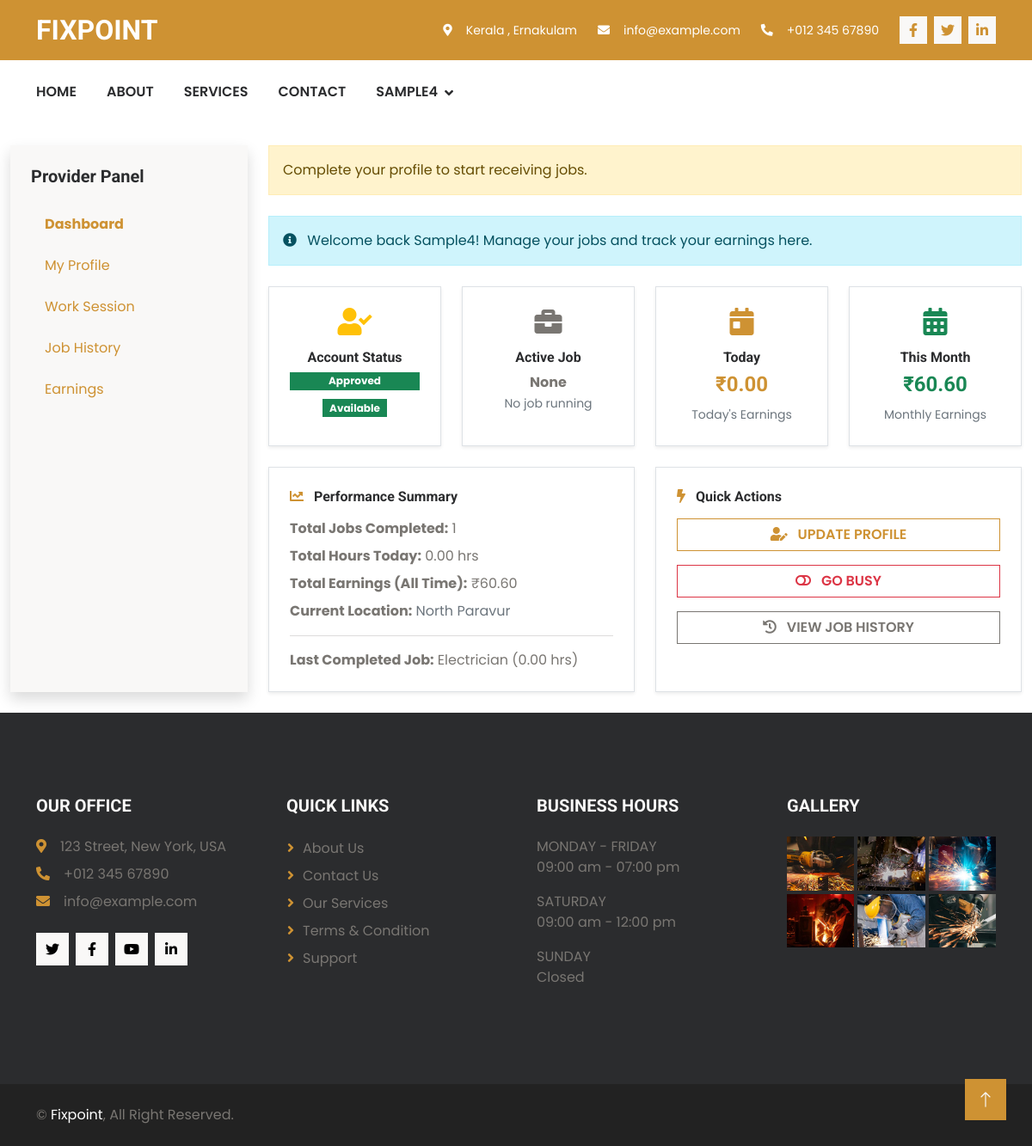
/FixPoint/service_provider_dashboard/ (signed in), run on an earlier commit of the app's database.
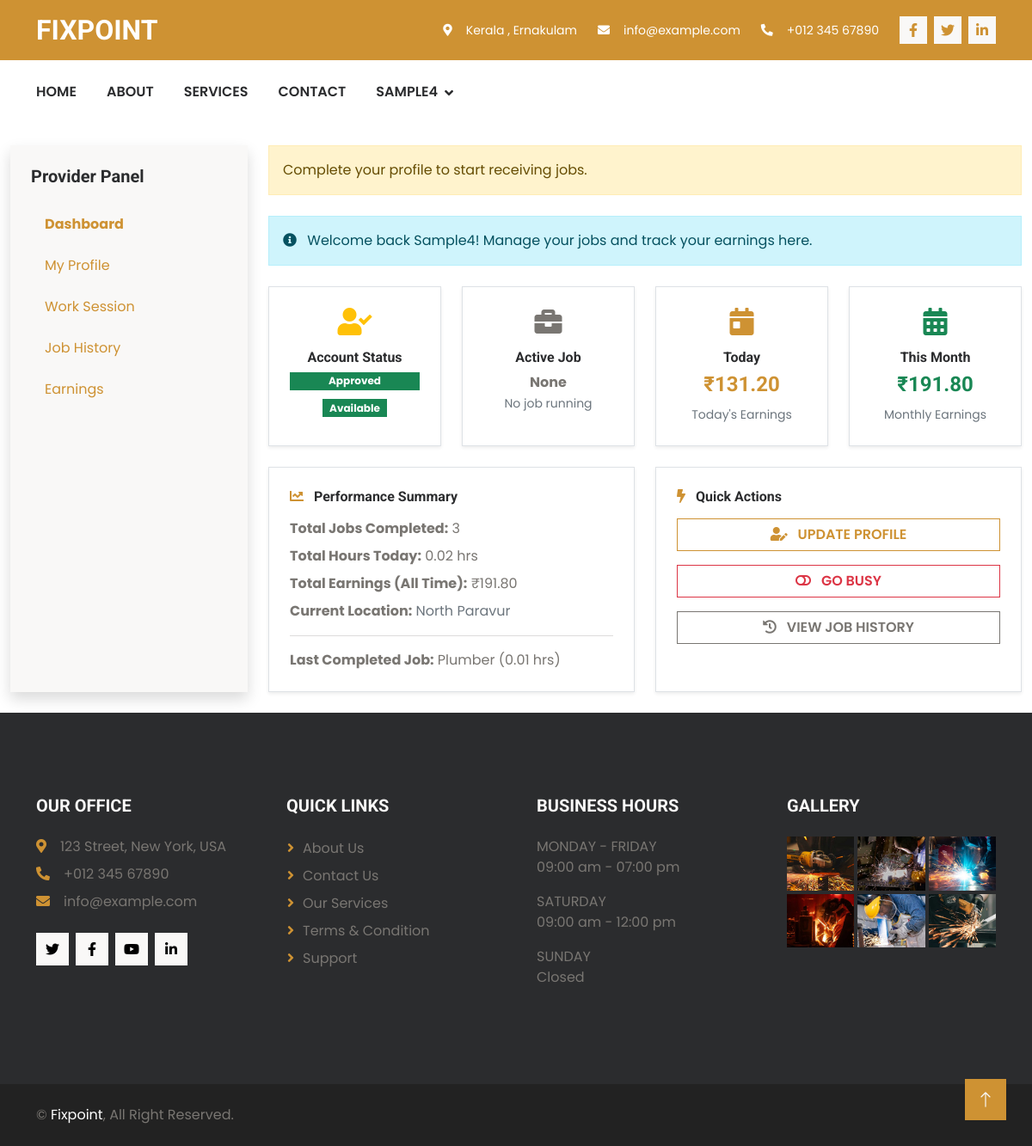
And on a later commit of the database.
### UserApp/models.py (models this page shows, shortened)
class ServiceBookingDb(models.Model):
    STATUS_CHOICES = (
        ('PENDING', 'Pending'),
        ('ACCEPTED', 'Accepted'),
        ('IN_PROGRESS', 'In Progress'),
        ('COMPLETED', 'Completed'),
        ('CANCELLED', 'Cancelled'),
    )
    customer = models.ForeignKey(
        CustomerProfileDb,
        on_delete=models.CASCADE,
        related_name="customer_bookings"
    )
    service_provider = models.ForeignKey(
        ServiceProviderProfileDb,
        on_delete=models.CASCADE,
        related_name="provider_bookings"
    )
    service_type = models.CharField(max_length=100)
    booking_date = models.DateTimeField(auto_now_add=True)
    start_time = models.DateTimeField(null=True, blank=True)
    end_time = models.DateTimeField(null=True, blank=True)
    total_time = models.FloatField(null=True, blank=True)
    total_amount = models.DecimalField(
        max_digits=10,
        decimal_places=2,
        null=True,
        blank=True
    )
    status = models.CharField(
        max_length=20,
        choices=STATUS_CHOICES,
        default='PENDING'
    )
    travel_distance = models.DecimalField(
        max_digits=6,
        decimal_places=2,
        null=True,
        blank=True
    )

### UserApp/views.py (the view)
# urls.py: path("service_provider_dashboard/",views.service_provider_dashboard,name="service_provider_dashboard"),
@login_required(login_url="user_authentication")
def service_provider_dashboard(request):
    user_profile = get_object_or_404(UserDb, user=request.user)
    if request.user.profile.user_role != "SERVICE_PROVIDER":
        messages.error(request, "Unauthorized access.")
        return redirect("home")
    profile = ServiceProviderProfileDb.objects.filter(
        user=user_profile
    ).first()
    if not profile:
        messages.info(request, "Please complete your profile first.")
        return redirect("manage_service_provider_profile")
    bookings = ServiceBookingDb.objects.filter(
        service_provider=profile
    ).select_related("customer", "payment").order_by("-booking_date")
    active_job = bookings.filter(status="IN_PROGRESS").first()
    today = timezone.now().date()
    current_month = today.month
    current_year = today.year
    today_earnings = bookings.filter(
        status="COMPLETED",
        payment__payment_status="SUCCESS",
        booking_date__date=today
    ).aggregate(total=Sum("total_amount"))["total"] or 0
    monthly_earnings = bookings.filter(
        status="COMPLETED",
        payment__payment_status="SUCCESS",
        booking_date__month=current_month,
        booking_date__year=current_year
    ).aggregate(total=Sum("total_amount"))["total"] or 0
    total_earnings = bookings.filter(
        status="COMPLETED",
        payment__payment_status="SUCCESS"
    ).aggregate(total=Sum("total_amount"))["total"] or 0
    total_jobs = bookings.filter(status="COMPLETED").count()
    total_hours_today = bookings.filter(
        status="COMPLETED",
        booking_date__date=today
    ).aggregate(total=Sum("total_time"))["total"] or 0
    last_job = bookings.filter(status="COMPLETED").first()
    service_categories = ServiceCategoryDb.objects.all()
    context = {
        "profile": profile,
        "bookings": bookings,
        "active_job": active_job,
        "today_earnings": today_earnings,
        "monthly_earnings": monthly_earnings,
        "total_earnings": total_earnings,
        "total_jobs": total_jobs,
        "last_job": last_job,
        "total_hours_today": total_hours_today,
        "service_categories": service_categories,
    }
    return render(request, "service-provider-dashboard.html", context)

### UserApp/templates/service-provider-dashboard.html (shortened to what the changed rows need)
{% extends 'user-app-base.html' %}
{% load static %}
{% block content %}
<div class="container-fluid py-4">
    <div class="row">
        <div class="col-lg-9 col-md-8">
            <div id="dashboard" class="section">
                <div class="row g-4 mb-4">
                    <div class="col-md-3">
                        <div class="bg-white rounded shadow-sm p-4 text-center h-100 border">
                            <i class="fa fa-calendar-day fa-2x text-primary mb-3"></i>
                            <h6 class="fw-semibold">Today</h6>
                            <h4 class="fw-bold text-primary">
                                ₹{{ today_earnings|floatformat:2 }}
                            </h4>
                            <small class="text-muted">Today's Earnings</small>
                        </div>
                    </div>
                    <div class="col-md-3">
                        <div class="bg-white rounded shadow-sm p-4 text-center h-100 border">
                            <i class="fa fa-calendar-alt fa-2x text-success mb-3"></i>
                            <h6 class="fw-semibold">This Month</h6>
                            <h4 class="fw-bold text-success">
                                ₹{{ monthly_earnings|floatformat:2 }}
                            </h4>
                            <small class="text-muted">Monthly Earnings</small>
                        </div>
                    </div>
                </div>
                <div class="row g-4">
                    <div class="col-md-6">
                        <div class="bg-white rounded shadow-sm p-4 h-100 border">
                            <h6 class="fw-semibold mb-3">
                                <i class="fa fa-chart-line me-2 text-primary"></i>
                                Performance Summary
                            </h6>
                            <p class="mb-2">
                                <strong>Total Jobs Completed:</strong>
                                {{ total_jobs }}
                            </p>
                            <p class="mb-2">
                                <strong>Total Hours Today:</strong>
                                {{ total_hours_today|floatformat:2 }} hrs
                            </p>
                            <p class="mb-2">
                                <strong>Total Earnings (All Time):</strong>
                                ₹{{ total_earnings|floatformat:2 }}
                            </p>
                            <p class="mb-0">
                                <strong>Current Location:</strong>
                                <span class="text-muted">
                                </span>
                            </p>
                            <hr>
                            <p class="mb-0">
                                <strong>Last Completed Job:</strong>
                                {% if last_job %}
                                    {{ last_job.service_type }}
                                    ({{ last_job.total_time|floatformat:2 }} hrs)
                                {% else %}
                                    None
                                {% endif %}
                            </p>
                        </div>
                    </div>
                </div>
            </div>
        </div>
    </div>
</div>
{% endblock %}

What changed in the data, as far as the page shows it:
no longer on this page (row unchanged): ServiceBookingDb: service_type "Electrician", total_time "0.00"
added ServiceBookingDb: service_type "Plumber", total_time "0.01"
Also different on the page:
{{ today_earnings|floatformat:2 }}: "0.00" → "131.20"
{{ monthly_earnings|floatformat:2 }}: "60.60" → "191.80"
{{ total_jobs }}: "1" → "3"
{{ total_hours_today|floatformat:2 }}: "0.00" → "0.02"
{{ total_earnings|floatformat:2 }}: "60.60" → "191.80"
